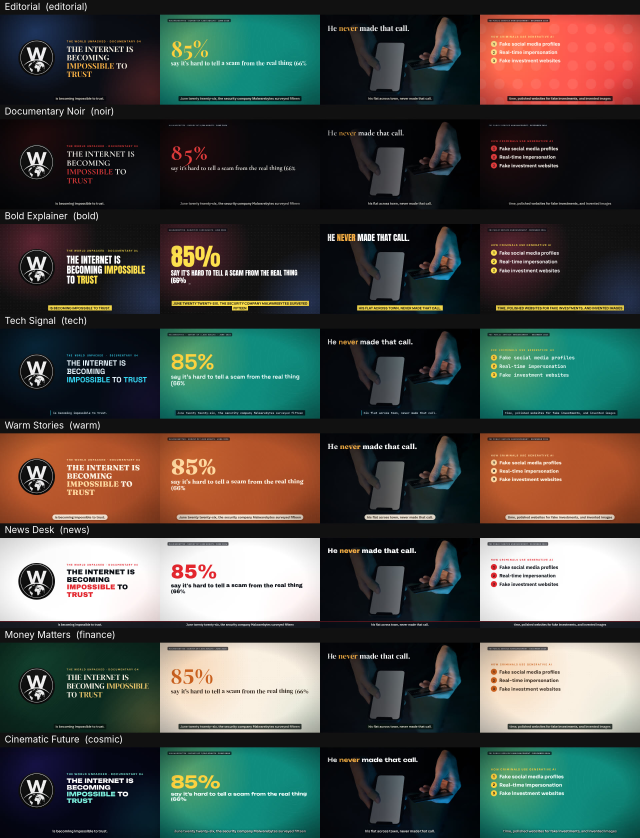
#> input picture style-presets.jpg, 1920 x 2512 px (shown at 1/3 size)
$ python -i tale.py   (imports and definitions only)
#> lines starting #> are read from the running program, lines starting #| are printed output that depends on the picture
#!/usr/bin/env python3
"""Plain Tale engine: slow-English story videos from a script, stills and narration.

  tale.py parse  FILM            script.md -> plan.json (one paragraph = one picture)
  tale.py vo     FILM [--voice ID] [--only 1-12]   ElevenLabs narration with timestamps (ELEVEN_KEY in env)
  tale.py fake   FILM [--only 1-12]   silent stand-in audio + numbered stand-in pictures (engine tests)
  tale.py build  FILM [--only 1-12] [--music FILE] [--out NAME]   render clips, captions, mix, final mp4

FILM folder: script.md, img/001.png..., vo/001.mp3 + vo/001.json, clips/, final.mp4
Keys are read from the environment only. Never write them to files.
"""
import argparse, base64, json, os, re, subprocess, sys, urllib.request
from concurrent.futures import ThreadPoolExecutor

FPS = 30
W, H = 1920, 1080
GAP = 0.70            # silence after each paragraph (speech is trimmed to its true end first)
CHAPTER_GAP = 1.1     # extra silence before a new chapter
FONT = "Inter"
HL = "&H4DC9FF&"      # amber, ASS is BGR
STOP = set("a an the and or but of to in on at for with from by as is are was were be been it its this that these those he she they we you i his her their our your him them not no so if then than there here had has have did do does will would could can very more most only just about into over after before again when while who what how why one two".split())


def run(cmd, **kw):
    return subprocess.run(cmd, check=True, capture_output=True, text=True, **kw)


def dur_of(path):
    return float(run(["ffprobe", "-v", "error", "-show_entries", "format=duration", "-of", "csv=p=0", path]).stdout.strip())


# [171 lines left out: functions speech_end, pick, parse, load, vo, fake and 2 more, not called in this run]


def keyword(line):
    ws = [(len(re.sub(r"\W", "", w)), k) for k, w in enumerate(line.split()) if re.sub(r"\W", "", w).lower() not in STOP]
    return max(ws)[1] if ws else -1


def ass_time(t):
    t = max(0, t); h = int(t // 3600); m = int(t % 3600 // 60); s = t % 60
    return f"{h}:{m:02d}:{s:05.2f}"


# [29 lines left out: function write_ass, not called in this run]


# ---------- build ----------
MOVES = ["in", "left", "out", "right", "in", "out"]
SRC_W, SRC_H = 2400, 1350     # working size of every picture (1.25x the frame)
FADE = 14                     # frames of dissolve from the previous picture


def load_src(path):
#> called with path = '../style-presets.jpg'
    import cv2
    img = cv2.imread(path, cv2.IMREAD_COLOR)
#> img is the input picture: shape (2512, 1920, 3); mean B, G, R 68.6, 74.5, 71.8
    h, w = img.shape[:2]; k = max(SRC_W / w, SRC_H / h)
#> after `h, w = img.shape[:2]`: h = 2512; w = 1920
#> after `k = max(SRC_W / w, SRC_H / h)`: k = 1.25
    img = cv2.resize(img, (round(w * k), round(h * k)), interpolation=cv2.INTER_LANCZOS4 if k > 1 else cv2.INTER_AREA)
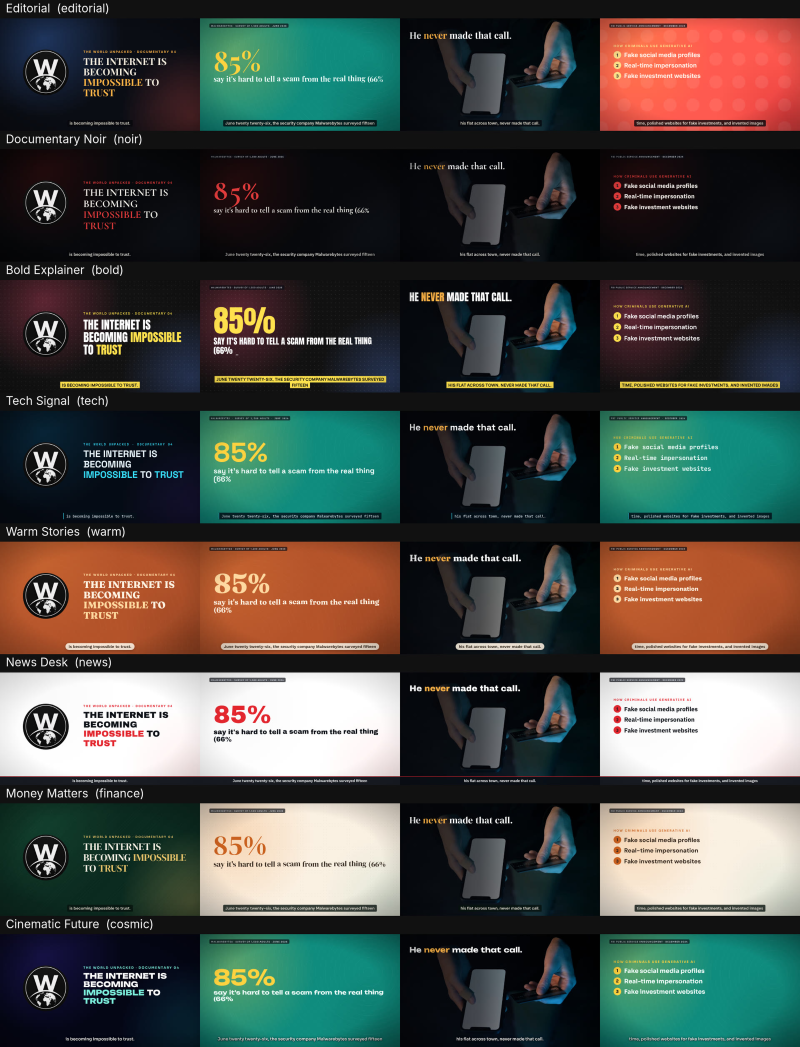
#> img: shape (3140, 2400, 3) (shown at 1/3 size); mean B, G, R 68.6, 74.5, 71.7
    h, w = img.shape[:2]; y0 = (h - SRC_H) // 2; x0 = (w - SRC_W) // 2
#> after `h, w = img.shape[:2]`: h = 3140; w = 2400
#> after `y0 = (h - SRC_H) // 2`: y0 = 895
#> after `x0 = (w - SRC_W) // 2`: x0 = 0
    img = img[y0:y0 + SRC_H, x0:x0 + SRC_W]
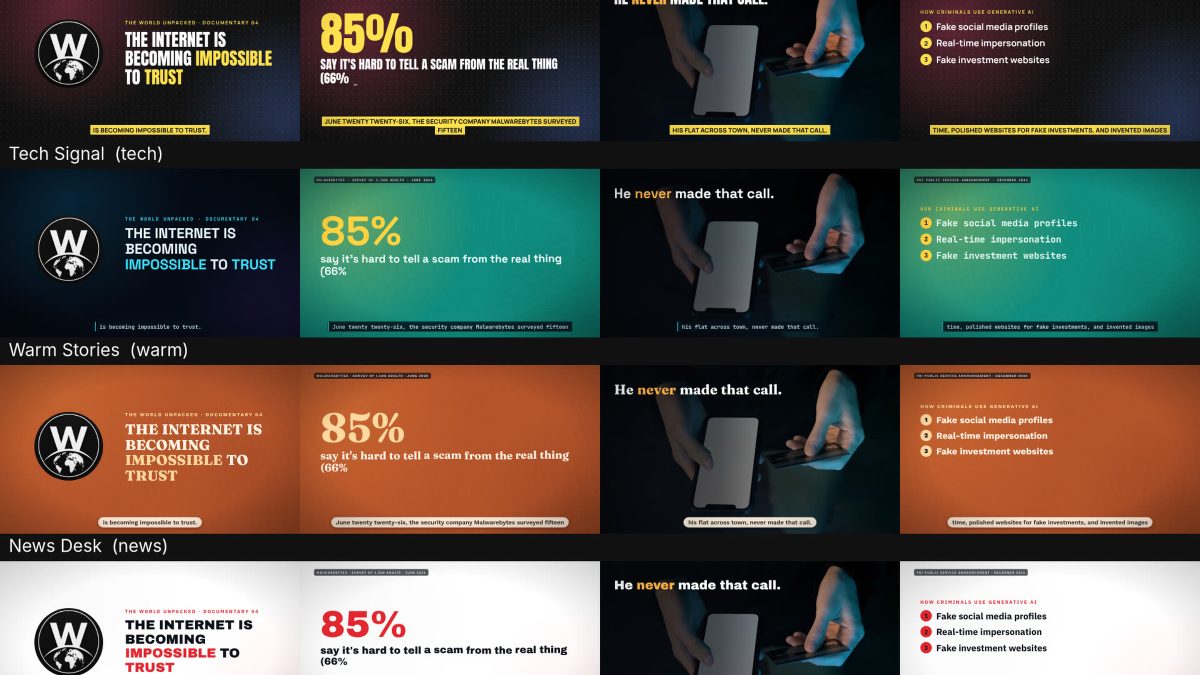
#> img: shape (1350, 2400, 3) (shown at 1/2 size); mean B, G, R 72.1, 81.2, 84.6
    if k > 1.3:                                       # enlarged a lot: bring back some edge definition
        blur = cv2.GaussianBlur(img, (0, 0), 1.6)
        img = cv2.addWeighted(img, 1.55, blur, -0.55, 0)
    return img


# [16 lines left out: function frame_at, not called in this run]


def move_of(n, host):
    return "in" if host else MOVES[n % len(MOVES)]


# [113 lines left out: functions render_clip, find_img, build, not called in this run]


# [11 lines not run here, left out]

>>> result = load_src('../style-presets.jpg')
